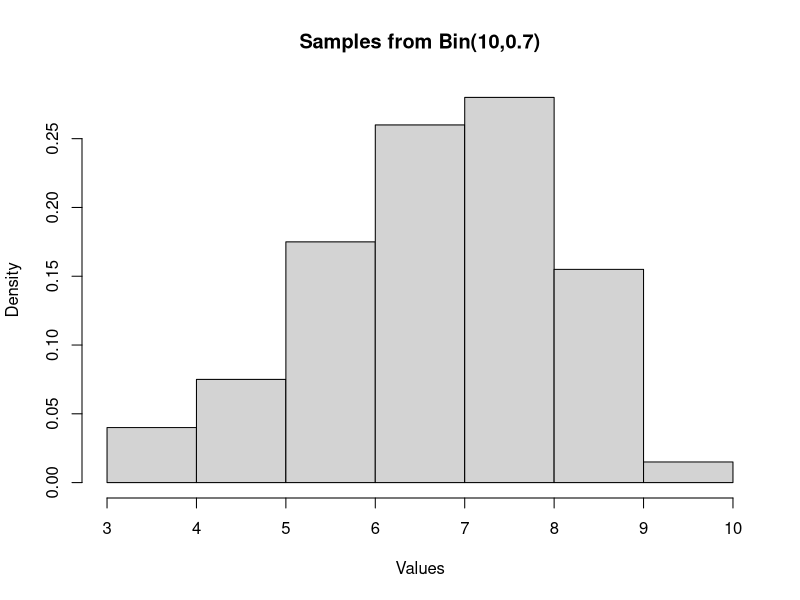
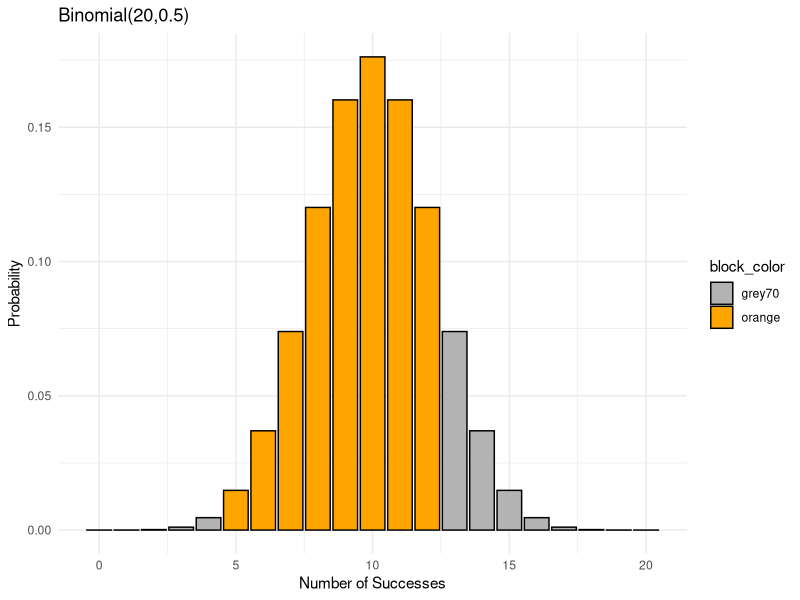
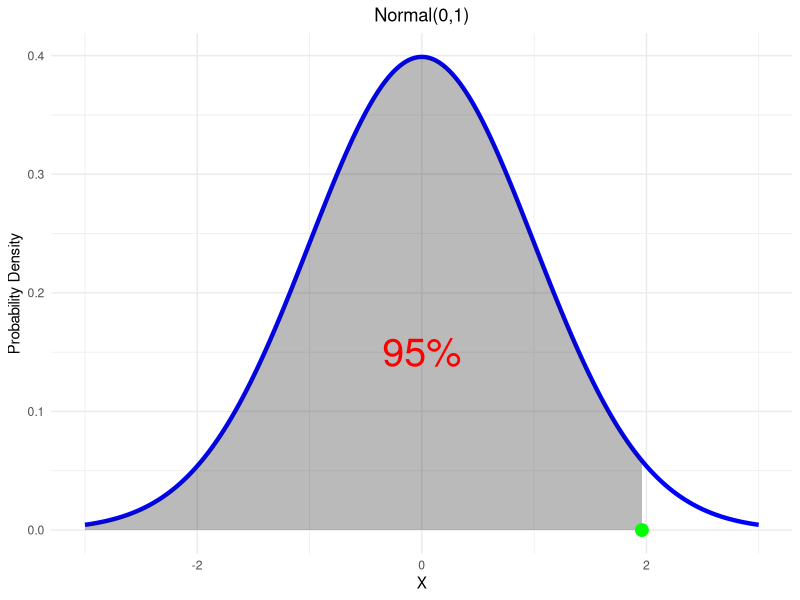
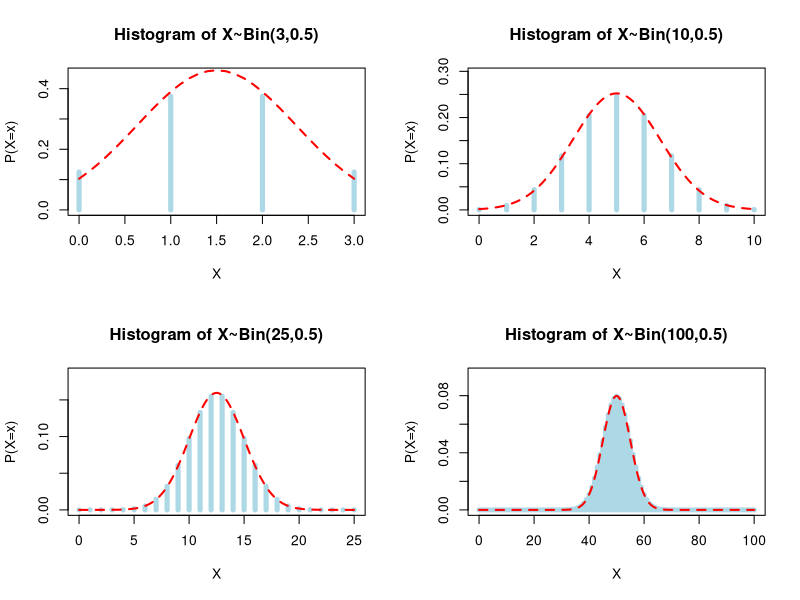
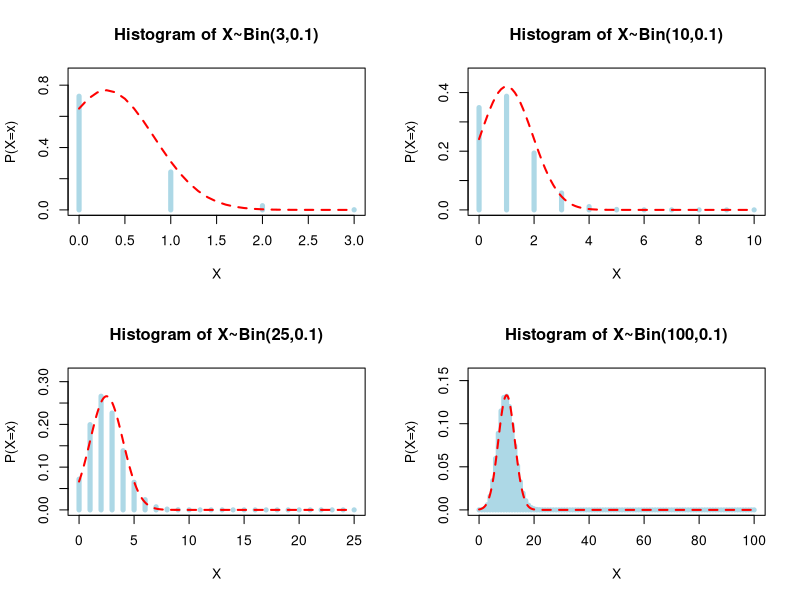
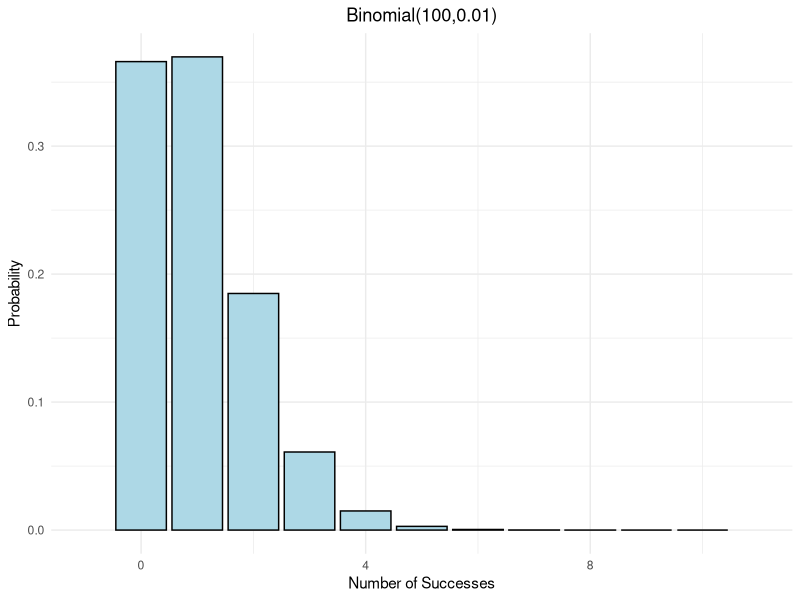

The R source for these figures, in order:
## ---- chunk 1
# Drawing 200 samples from a binomial distribution
sample_size <- 200
size <- 10
prob <- 0.7
binom_samples <- rbinom(sample_size, size, prob)
## ---- chunk 2
# Plotting histogram with density overlay
hist(binom_samples, probability = TRUE, main = "Samples from Bin(10,0.7)", xlab = "Values", ylab = "Density")
## ---- chunk 3
# Calculating mean, variance, and standard deviation
mean_value <- mean(binom_samples)
sprintf("mean = %s", mean_value)
variance_value <- var(binom_samples)
sprintf("variance = %s", variance_value)
sd_value <- sqrt(var(binom_samples))
sprintf("standard deviation = %s", sd_value)
## ---- chunk 4
# use "d+dist" to calculate the density at a point
p_6 <- dbinom(6,10,0.7)
sprintf("P(X=6) = %s", p_6)
## ---- chunk 5
# use "p+dist" to calculate P(X<=a)
p_less_than_5 <- pbinom(5,10,0.7)
p_less_than_1 <- pbinom(1,10,0.7)
p_2to5 <- p_less_than_5 - p_less_than_1
sprintf("P(2<=X<=5) = %s", p_2to5)
## ---- chunk 6
# let's take a look at the distribution function first:
dist_df = data.frame(
  a = 0:10,
  p_x_lessthan_a = pbinom(0:10,10,0.7)
)
dist_df
## ---- chunk 7
# can use "q+dist" to find such a
quantile <- qbinom(0.5,10,0.7)
sprintf("a = %s", quantile)
## ---- chunk 8
#use ggplot to show the pdf of a binomial distribution  with shaded areas.
library("ggplot2")
n<-20
p<-0.5
# Generate values for the binomial distribution
x <- seq(0, n, by = 1)
binomial_pmf <- dbinom(x, size = n, prob = p)

# Create a data frame for ggplot

df <- data.frame(x = x, binomial_pmf = binomial_pmf)
df$block_color <- "grey70"
df[6:13,]$block_color <- "orange"

# Plot the binomial distribution
ggplot(df, aes(x = x, y = binomial_pmf,fill=block_color)) +
  geom_histogram(stat = "identity",binwidth=1,col = "black") +
  labs(title = "Binomial(20,0.5)",
       x = "Number of Successes",
       y = "Probability") +
  theme_minimal()+
  
  scale_fill_manual(values=c("grey70", "orange"))

## ---- chunk 9
#use ggplot2 to plot a pdf of a normal distribution
library(ggplot2)

# Set parameters for the normal distribution
mean_value <- 0
sd_value <- 1

# Generate data for the normal distribution
x <- seq(-3, 3, 0.01)
pdf_normal <- dnorm(x, mean = mean_value, sd = sd_value)

# Create a data frame for ggplot
df <- data.frame(x = x, pdf_normal = pdf_normal)

# Plot the normal distribution with shaded area from -3 to 0.5
ggplot(df, aes(x = x, y = pdf_normal))+
  geom_line(color = "blue", size = 1.5) +
  geom_ribbon(data = subset(df, x >= -3 & x <= 1.96),
              aes(ymax = pdf_normal, ymin = 0, fill = "Shaded Area"),
              alpha = 0.3, color = NA) +
  labs(title = "Normal(0,1)",
       x = "X",
       y = "Probability Density") +
  scale_fill_manual(values = c("Shaded Area" = "grey10"), guide = "none") +
  annotate("point", x = 1.96, y = 0, color = "green", size = 4) +
  annotate("text", x = 0, y = 0.15, label = "95%", size = 10, color = "red") +
  theme_minimal()+
  theme(plot.title = element_text(hjust = 0.5))
## ---- chunk 10
sampleBin<-function(n,p){
  A<-seq(-0.5,0.5+n)
  x<-0:n
  binomial.pdf<-dbinom(x,n,p)
  tit<-paste0("Histogram of X~Bin(",n,",",p,")")
  ymax<-1.2*max(binomial.pdf)
  mu<-n*p
  sigma<-sqrt(n*p*(1-p))
  y<-seq(0,n,.1)
  normal.pdf<-dnorm(y,mu,sigma)
  
  plot(x,binomial.pdf,col="lightblue",xlab = "X", ylab = "P(X=x)",main=tit, type="h", 
       ylim = c(0,ymax),lwd=5)

  lines(y,normal.pdf,type="l",col="red",lwd=2,lty=2)
 
}

par(mfrow=c(2,2))
sampleBin(3,0.5)
sampleBin(10,0.5)
sampleBin(25,0.5)
sampleBin(100,0.5)
## ---- chunk 11
sampleBin<-function(n,p){
  A<-seq(-0.5,0.5+n)
  x<-0:n
  binomial.pdf<-dbinom(x,n,p)
  tit<-paste0("Histogram of X~Bin(",n,",",p,")")
  ymax<-1.2*max(binomial.pdf)
  mu<-n*p
  sigma<-sqrt(n*p*(1-p))
  y<-seq(0,n,.1)
  normal.pdf<-dnorm(y,mu,sigma)
  
  plot(x,binomial.pdf,col="lightblue",xlab = "X", ylab = "P(X=x)",main=tit, type="h", 
       ylim = c(0,ymax),lwd=5)

  lines(y,normal.pdf,type="l",col="red",lwd=2,lty=2)
 

}

par(mfrow=c(2,2))
sampleBin(3,0.1)
sampleBin(10,0.1)
sampleBin(25,0.1)
sampleBin(100,0.1)
## ---- chunk 12
#This part is use ggplot2 to create the plot of Binomial Distribution with Approximated Normal Curve, extra effort
library(ggplot2)# Load libraries

n<-100
p<-0.01
# Generate values for the binomial distribution
x <- seq(0, n, by = 1)
binomial_pmf <- dbinom(x, size = n, prob = p)


# Create a data frame for ggplot
df <- data.frame(x = x, binomial_pmf = binomial_pmf)

# Plot the binomial distribution
ggplot(df, aes(x, binomial_pmf)) +
  geom_histogram(stat = "identity",binwidth=1, fill = "lightblue",col = "black") +
  labs(title = "Binomial(100,0.01)",
       x = "Number of Successes",
       y = "Probability") +
  theme_minimal()+
  xlim(-1,11)+
  theme(plot.title = element_text(hjust = 0.5))
